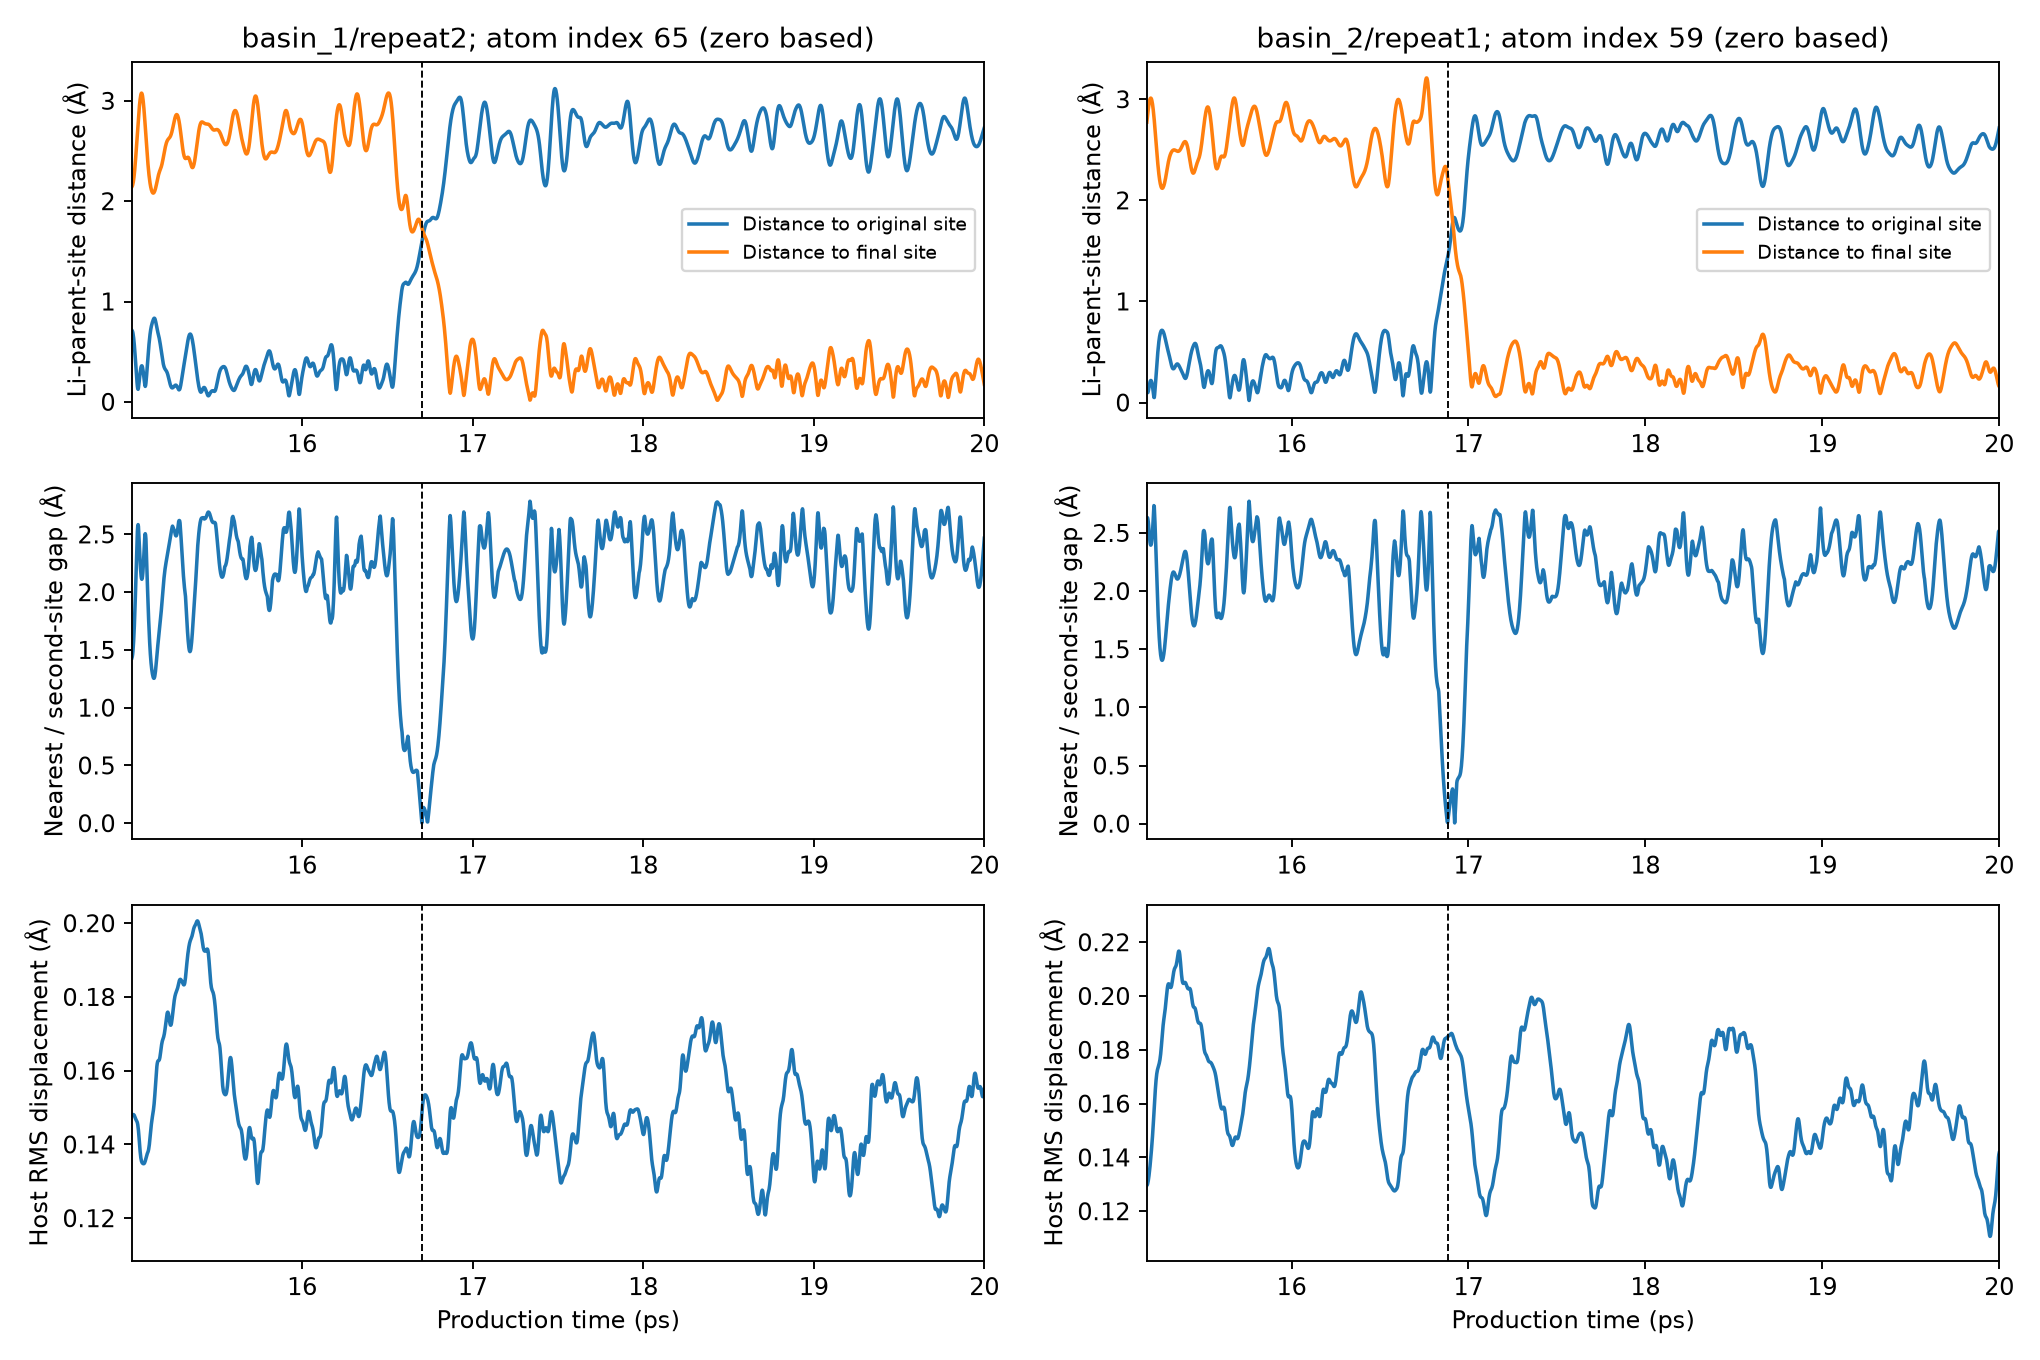

This chart was generated by the following Python code:
"""Extract observed event frames and plot continuous Li geometry; no predictions."""
import argparse
import csv
import hashlib
import json
from pathlib import Path

import numpy as np
from ase import Atoms
from ase.geometry import find_mic
from ase.io import write


def sha(path): return hashlib.sha256(Path(path).read_bytes()).hexdigest()


def main():
    parser = argparse.ArgumentParser(description=__doc__)
    parser.add_argument("--md-root", type=Path, required=True); parser.add_argument("--output", type=Path, required=True)
    args = parser.parse_args(); events_path = args.output / "md_audit_events.json"
    events = json.loads(events_path.read_text()); extracts = []; plot_data = []
    destination = args.output / "md_audit_event_geometry"; destination.mkdir(exist_ok=False)
    for run in events["runs"]:
        event = run["phases"]["production"]
        if event["first_atom_assignment_change_ps"] is None: continue
        root = args.md_root / run["identity"]; receipt = json.loads((root / "receipt.json").read_text())
        assert receipt["status"] == "COMPLETE"
        with np.load(root / "production.npz") as z:
            times = z["time_fs"] / 1000.; positions = z["positions_A"]; numbers = z["numbers"]; cell = z["cell_A"]
            indices = z["parent_indices"]; forces = z["forces_eV_A"]; stress = z["stress_eV_A3"]; energies = z["potential_eV"]
            velocities = z["detailed_velocities_ASE"]; host_rms = z["host_rms_A"]
        with np.load(receipt["arguments"]["parent"]) as z:
            parent_positions = z["positions_A"]; parent_li = z["li_indices"]
        affected = event["affected_atoms"]; assert len(affected) == 1
        atom = affected[0]; row = atom["atom_index_0based"]; old = atom["original_parent_Li_site_0based"]; new = atom["final_assigned_parent_Li_site_0based"]
        is_li = np.isin(indices, parent_li)
        # The MD runner does not wrap positions, so common host translation is
        # continuous. Per-atom Li distances below still use periodic MIC.
        host_translation = (positions[:, ~is_li] - parent_positions[indices[~is_li]][None, :, :]).mean(axis=1)
        aligned_Li = positions[:, row] - host_translation
        _, distance_old = find_mic(aligned_Li - parent_positions[parent_li[old]], cell, pbc=True)
        _, distance_new = find_mic(aligned_Li - parent_positions[parent_li[new]], cell, pbc=True)
        mapping_times = []; margins = []; assignments = []; collisions = []
        with (root / "production_mapping.jsonl").open() as stream:
            for line in stream:
                item = json.loads(line); mapping_times.append(item["time_fs"] / 1000.)
                ordinal = atom["Li_ordinal_0based"]
                margins.append(item["nearest_second_gap_A"][ordinal]); assignments.append(item["assigned_parent_li_sites"][ordinal]); collisions.append(item["nearest_collision_count"])
        assert np.allclose(mapping_times, times, rtol=0, atol=1e-12)
        first = event["first_atom_assignment_change_ps"]
        final_start = event["state_segments"][-1]["first_ps"]
        requested = [("before_200fs", first - .2), ("last_original_assignment", first - .002),
                     ("first_changed_assignment", first), ("settled_after_100fs", final_start + .1), ("final", float(times[-1]))]
        folder = destination / run["identity"]; folder.mkdir(parents=True)
        for tag, requested_time in requested:
            frame = int(np.argmin(np.abs(times - requested_time)))
            atoms = Atoms(numbers=numbers, positions=positions[frame], cell=cell, pbc=True)
            poscar = folder / f"{tag}.POSCAR"; npz = folder / f"{tag}.npz"
            write(poscar, atoms, format="vasp", direct=True, sort=False)
            np.savez_compressed(npz, positions_A=positions[frame], numbers=numbers, cell_A=cell, parent_indices=indices,
                                energy_eV=energies[frame], forces_eV_A=forces[frame], stress_eV_A3=stress[frame],
                                velocities_ASE=velocities[frame], time_ps=times[frame], source_detailed_frame=frame,
                                source_MD_sha256=np.array(receipt["outputs"]["production.npz"]["sha256"]))
            extracts.append(dict(identity=run["identity"], tag=tag, time_ps=float(times[frame]), detailed_frame_0based=frame,
                observed_potential_eV=float(energies[frame]), affected_atom_index_0based=row,
                parent_Li_site_0based=int(assignments[frame]), nearest_margin_A=float(margins[frame]),
                distance_original_site_A=float(distance_old[frame]), distance_final_site_A=float(distance_new[frame]),
                host_RMS_A=float(host_rms[frame]), POSCAR=str(poscar), POSCAR_sha256=sha(poscar), NPZ=str(npz), NPZ_sha256=sha(npz),
                source_production_NPZ=str(root / "production.npz"), source_production_sha256=receipt["outputs"]["production.npz"]["sha256"],
                teacher=receipt["teacher"], geometry_protocol="Exact saved unrelaxed MD frame; no new inference or minimization"))
        late = times >= final_start + .1
        plot_data.append(dict(identity=run["identity"], times=times, first=first, distance_old=distance_old, distance_new=distance_new,
                              margins=np.asarray(margins), assignments=np.asarray(assignments), host_rms=host_rms,
                              atom=atom, late_mean_original_distance_A=float(np.mean(distance_old[late])),
                              late_mean_final_distance_A=float(np.mean(distance_new[late]))))
    import matplotlib
    matplotlib.use("Agg")
    import matplotlib.pyplot as plt
    fig, axes = plt.subplots(3, len(plot_data), figsize=(6 * len(plot_data), 8), squeeze=False)
    geometry_summaries = []
    for column, z in enumerate(plot_data):
        t = z["times"]
        axes[0,column].plot(t,z["distance_old"],label="Distance to original site"); axes[0,column].plot(t,z["distance_new"],label="Distance to final site")
        axes[0,column].set(title=z["identity"] + f"; atom index {z['atom']['atom_index_0based']} (zero based)",ylabel="Li–parent-site distance (Å)")
        axes[0,column].legend(fontsize=8)
        axes[1,column].plot(t,z["margins"]); axes[1,column].set(ylabel="Nearest / second-site gap (Å)")
        axes[2,column].plot(t,z["host_rms"]); axes[2,column].set(ylabel="Host RMS displacement (Å)",xlabel="Production time (ps)")
        for ax in axes[:,column]: ax.axvline(z["first"],color="k",linestyle="--",linewidth=.8); ax.set_xlim(z["first"] - 1.7,20)
        geometry_summaries.append({k:z[k] for k in ["identity","atom","late_mean_original_distance_A","late_mean_final_distance_A"]})
    fig.tight_layout(); fig.savefig(args.output / "md_audit_event_geometry.pdf"); fig.savefig(args.output / "md_audit_event_geometry.png",dpi=170);plt.close(fig)
    receipt = dict(status="EXTRACTED_OBSERVED_EVENT_GEOMETRIES", script_sha256=sha(__file__), event_audit_sha256=sha(events_path),
                   geometry_summaries=geometry_summaries, frames=extracts,
                   interpretation="Continuous site-distance changes and multi-ps new-site residence corroborate hopping; first few nearly tied site assignments describe a transit region, not additional equilibrated basins. All frames are observed snapshots, not geometry optimizations or DFT results.")
    (args.output / "md_audit_event_geometry_manifest.json").write_text(json.dumps(receipt,indent=2) + "\n")
    print(json.dumps(geometry_summaries,indent=2))


if __name__ == "__main__": main()
